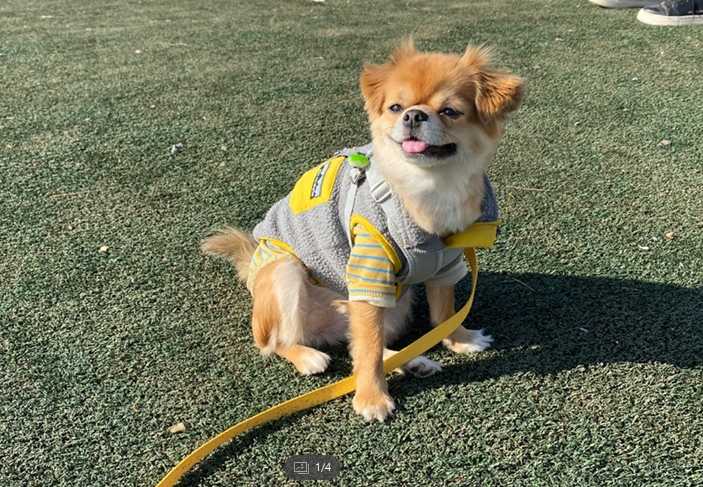
#> input picture opencv/nacho.png, 703 x 487 px
$ python 04_img_info.py
#> lines starting #> are read from the running program, lines starting #| are printed output that depends on the picture; after the words box and inside, x2 and y2 are one past the last pixel; in counts of white or black regions, pixels touching at a corner belong together

# 영상의 속성
import cv2

# 이 때 img1의 타입은 numpy.ndarray 이다
# openCV는 영상데이터를 표현할 때 numpy.ndarray로 표현
img1 = cv2.imread('./nacho.png', cv2.IMREAD_GRAYSCALE)
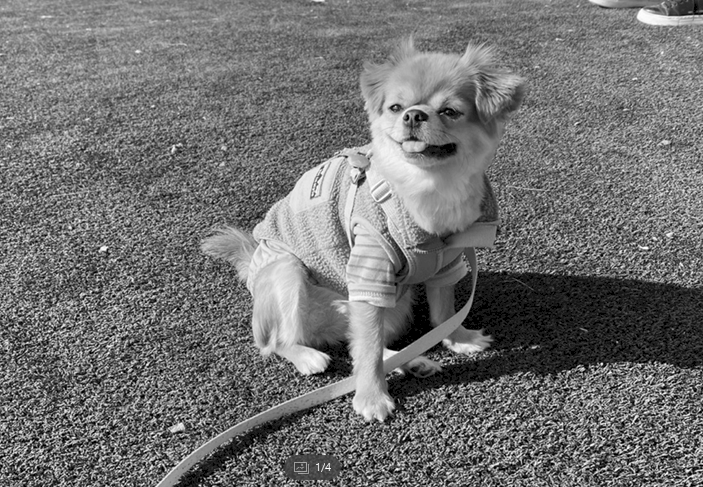
#> img1: shape (487, 703); min 0, max 255, mean 113.9
img2 = cv2.imread('./nacho.png')
#> img2 is the input picture: shape (487, 703, 3); mean B, G, R 91, 117, 114.4

# 타입 알아보기
print(type(img1))
#| <class 'numpy.ndarray'>

# shape 알아보기(세로,가로, 오픈cv는 뒤바껴서 표현되기 때문)
print(img1.shape)
#| (487, 703)
print(img2.shape)
#| (487, 703, 3)

# dtype 알아보기
print(img2.dtype)
#| uint8

# 2차원이라는 말이므로 흑백이라는 뜻!
if len(img1.shape) == 2:
    print("img1은 그레이스케일")
elif len(img1.shape) == 3:
    print("img1은 트루컬러")

# img2의 이미지 사이즈 출력하기
h = img2.shape[0]
#> h = 487
w = img2.shape[1]
#> w = 703
h2, w2 = img1.shape
#> h2 = 487; w2 = 703
# h,w = img2.shape[:2]
print("img2의 사이즈는 {} * {}".format(w,h))
#| img2의 사이즈는 703 * 487
print("img1의 사이즈는 {} * {}".format(w2, h2))
#| img1의 사이즈는 703 * 487

# 영상의 픽셀값 참조
# x, y 는 좌표값
x = 20
y = 10
p1 = img1[y,x]
#> p1 = 140
p2 = img2[y,x]
#> p2 = [114, 144, 139]
print(p1)
#| 140
print(p2) # BGR 값이 리스트로 나옴
#| [114 144 139]

# 영상에 값을 넣어보기
#img1[y,x] = 0 # 해당 좌표에 검은점 찍기
img2[y,x]=(0,0,255) # 빨간점 찍기
#> img2: shape (487, 703, 3); under 0.01% of pixels changed, all inside (x1, y1, x2, y2) = (20, 10, 21, 11)

# 전체 이미지 색깔 바꾸기
img1[:,:] = 255 # 흰색
#> img1: shape (487, 703); every value is 255
img2[:,:] = (0, 255, 255) #노란색
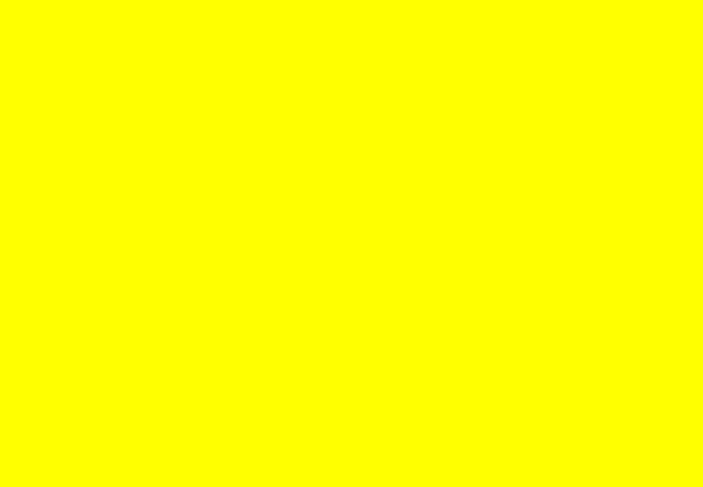
#> img2: shape (487, 703, 3); mean B, G, R 0, 255, 255

cv2.imshow("img1", img1)
cv2.imshow("img2", img2)
cv2.waitKey()
cv2.destroyAllWindows()
